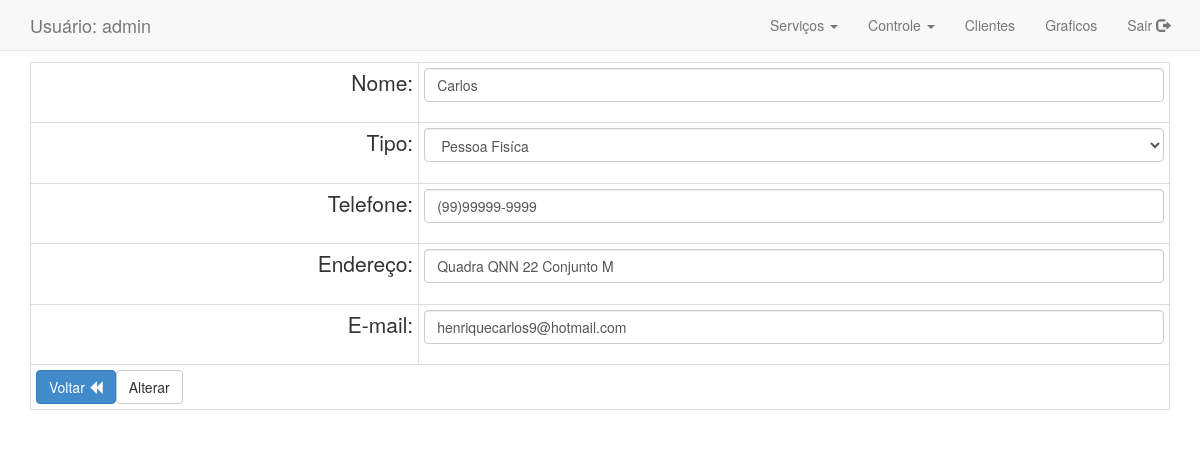
Page /Views/LayoutAdministrador.php?idcliente=3&link=formcliente (signed in) on the committed database.
### tables this page shows
CREATE TABLE IF NOT EXISTS `cliente` (
  `id_cliente` int(11) NOT NULL,
  `nome_cliente` varchar(255) NOT NULL,
  `tipo_cliente` char(15) NOT NULL,
  `identificador_cliente` varchar(255) NOT NULL,
  `telefone_cliente` varchar(255) NOT NULL,
  `endereco_cliente` varchar(255) NOT NULL,
  `email_cliente` varchar(255) DEFAULT NULL
);

### Conexao/ClienteDAO.php (called while the page is built, shortened)
<?php
class ClienteDAO {
    public function PesquisarClienteByID(ClienteDTO $ClienteDTO){
        try {
            $pdo =  Conexao::getinstance();
            $sql = "SELECT * FROM cliente WHERE id_cliente LIKE ?";
            $stmt = $pdo->prepare($sql);
            $stmt->bindValue(1, $ClienteDTO->getIdcliente());
            $stmt->execute();
            $cliente = $stmt->fetch(PDO::FETCH_ASSOC);
            return $cliente;
        } catch (PDOException $ex) {
            echo "".$ex;
        }
    }
}

### Classes/ClienteDTO.php (called while the page is built, shortened)
<?php
class ClienteDTO {
    private $idcliente;
    function getIdcliente() {
        return $this->idcliente;
    }
    function setIdcliente($idcliente) {
        $this->idcliente = $idcliente;
    }
}

### Views/Formularios/formCliente.php (the view, shortened to what this page needs)
<!DOCTYPE html>
<html>
    <head>
        <link href="../../css/bootstrap.min.css" rel="stylesheet" media="screen">
        <link href="../../css/estilo.css" rel="stylesheet" media="screen">
    </head>
    <body>
        <div class="container">
            <div class="row">
                <div class="col-xs-12">
                    <?php
                    require_once '../Conexao/ClienteDAO.php';
                    require_once '../Classes/ClienteDTO.php';
                    if (isset($_GET['idcliente'])) {
                        $idcliente = $_GET['idcliente'];
                    } else {
                        $idcliente = null;
                    }
                    $ClienteDTO = new ClienteDTO();
                    $ClienteDTO->setIdcliente($idcliente);
                    $ClienteDAO = new ClienteDAO();
                    $cliente = $ClienteDAO->PesquisarClienteByID($ClienteDTO);
                    ?>
                    <form action="<?php if($idcliente==null){
                    echo "../Controller/InserirCliente.php";}  else {
                        echo "../Controller/AlterarCliente.php";}?>" method="post" id="formulario" class="form-control-static">
                        <table class="table table-bordered table-condensed">
                            <tr>
                                <td><label class="lead pull-right">Nome:</label></td>
                                <td><input type="text" name="nome" required value="<?php echo $cliente["nome_cliente"]; ?>" class="form-control"></td>
                            </tr>
                            <tr>
                                <td><label class="lead pull-right">Tipo:</label></td>
                                <td>
                                    <select class="form-control" id="tipo" name="tipo">
                                        <?php if(isset($_GET['idcliente'])){
                                            ?>
                                        <option value="<?php echo $cliente["tipo"]; ?>"><?php echo $cliente["tipo_cliente"]; ?></option>
                                        <?php
                                        }  else { ?>
                                        <option selected>Selecione</option>
                                        <?php
                                        }
                                        ?>
                                    </select>
                                </td>
                            </tr>
                            <tr>
                                <td><label class="lead pull-right">Telefone:</label></td>
                                <td><input type="text" id="tel" name="tel" required value="<?php echo $cliente["telefone_cliente"]; ?>" class="form-control"></td>
                            </tr>
                            <tr>
                                <td><label class="lead pull-right">Endereço:</label></td>
                                <td><input type="text" name="end" required value="<?php echo $cliente["endereco_cliente"]; ?>" class="form-control"></td>
                            </tr>
                            <tr>
                                <td><label class="lead pull-right">E-mail:</label></td>
                                <td><input type="text" name="email" required value="<?php echo $cliente["email_cliente"]; ?>" class="form-control pull-right"></td>
                            </tr>
                            <tr>
                                <td colspan="2"><a href="LayoutAdministrador.php?link=clientes"><button class="btn btn-primary" type="button">Voltar <span class="glyphicon glyphicon-backward"></span></button></a><input type="submit" value="<?php if ($idcliente != null) {
    echo "Alterar";
} else {
    echo "Cadastrar";
    } ?>" <?php if ($idcliente != null) {
    echo "onclick='return confirmaralteracao()'";
} else {
    echo "onclick='return confirmarcadastro()'";
    } ?> class="btn btn-default"/></td>
                            </tr>
                        </table>
                    </form>
                </div>
            </div>
        </div>
    </body>
</html>

### rows in the picture
cliente: nome "Carlos", tipo "Pessoa Fisíca", tel "(99)99999-9999", end "Quadra QNN 22 Conjunto M", email "henriquecarlos9@hotmail.com"

### other values in the picture
$_SESSION["usuario"] "admin"
